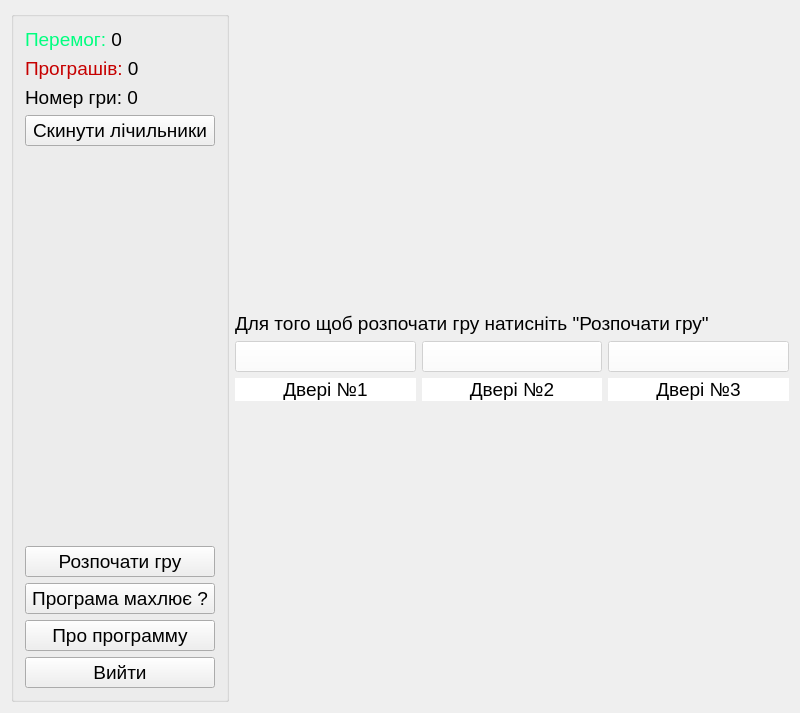
<?xml version="1.0" encoding="UTF-8"?>
<ui version="4.0">
 <class>MainWindow</class>
 <widget class="QMainWindow" name="MainWindow">
  <property name="geometry">
   <rect>
    <x>0</x>
    <y>0</y>
    <width>800</width>
    <height>713</height>
   </rect>
  </property>
  <property name="windowTitle">
   <string>Monty Hall Problem</string>
  </property>
  <widget class="QWidget" name="centralWidget">
   <layout class="QGridLayout" name="gridLayout_2">
    <item row="0" column="2">
     <spacer name="verticalSpacer_2">
      <property name="orientation">
       <enum>Qt::Vertical</enum>
      </property>
      <property name="sizeHint" stdset="0">
       <size>
        <width>20</width>
        <height>118</height>
       </size>
      </property>
     </spacer>
    </item>
    <item row="1" column="1" colspan="2">
     <layout class="QVBoxLayout" name="verticalLayout_2">
      <item>
       <widget class="QLabel" name="labelExplanation">
        <property name="font">
         <font>
          <pointsize>14</pointsize>
         </font>
        </property>
        <property name="text">
         <string>Для того щоб розпочати гру натисніть &quot;Розпочати гру&quot;</string>
        </property>
        <property name="wordWrap">
         <bool>true</bool>
        </property>
       </widget>
      </item>
      <item>
       <layout class="QHBoxLayout" name="horizontalLayout">
        <item>
         <widget class="QPushButton" name="pushButtonDoor1">
          <property name="enabled">
           <bool>false</bool>
          </property>
          <property name="font">
           <font>
            <pointsize>14</pointsize>
           </font>
          </property>
          <property name="styleSheet">
           <string notr="true">QPushButton{background-color: white;}</string>
          </property>
          <property name="text">
           <string/>
          </property>
          <property name="icon">
           <iconset resource="myfile.qrc">
            <normaloff>:/dir/door.jpg</normaloff>:/dir/door.jpg</iconset>
          </property>
          <property name="iconSize">
           <size>
            <width>161</width>
            <height>400</height>
           </size>
          </property>
         </widget>
        </item>
        <item>
         <widget class="QPushButton" name="pushButtonDoor2">
          <property name="enabled">
           <bool>false</bool>
          </property>
          <property name="font">
           <font>
            <pointsize>14</pointsize>
           </font>
          </property>
          <property name="styleSheet">
           <string notr="true">QPushButton{background-color: white;}</string>
          </property>
          <property name="text">
           <string/>
          </property>
          <property name="icon">
           <iconset resource="myfile.qrc">
            <normaloff>:/dir/door.jpg</normaloff>:/dir/door.jpg</iconset>
          </property>
          <property name="iconSize">
           <size>
            <width>161</width>
            <height>400</height>
           </size>
          </property>
         </widget>
        </item>
        <item>
         <widget class="QPushButton" name="pushButtonDoor3">
          <property name="enabled">
           <bool>false</bool>
          </property>
          <property name="font">
           <font>
            <pointsize>14</pointsize>
           </font>
          </property>
          <property name="styleSheet">
           <string notr="true">QPushButton{background-color: white;}</string>
          </property>
          <property name="text">
           <string/>
          </property>
          <property name="icon">
           <iconset resource="myfile.qrc">
            <normaloff>:/dir/door.jpg</normaloff>:/dir/door.jpg</iconset>
          </property>
          <property name="iconSize">
           <size>
            <width>161</width>
            <height>400</height>
           </size>
          </property>
         </widget>
        </item>
       </layout>
      </item>
     </layout>
    </item>
    <item row="3" column="2">
     <spacer name="verticalSpacer_3">
      <property name="orientation">
       <enum>Qt::Vertical</enum>
      </property>
      <property name="sizeHint" stdset="0">
       <size>
        <width>20</width>
        <height>87</height>
       </size>
      </property>
     </spacer>
    </item>
    <item row="0" column="0" rowspan="4">
     <widget class="QGroupBox" name="groupBox">
      <property name="sizePolicy">
       <sizepolicy hsizetype="Fixed" vsizetype="Preferred">
        <horstretch>0</horstretch>
        <verstretch>0</verstretch>
       </sizepolicy>
      </property>
      <property name="maximumSize">
       <size>
        <width>16777215</width>
        <height>16777215</height>
       </size>
      </property>
      <property name="title">
       <string/>
      </property>
      <layout class="QGridLayout" name="gridLayout">
       <item row="0" column="0">
        <layout class="QVBoxLayout" name="verticalLayout">
         <item>
          <widget class="QLabel" name="labelWin">
           <property name="sizePolicy">
            <sizepolicy hsizetype="Fixed" vsizetype="Preferred">
             <horstretch>0</horstretch>
             <verstretch>0</verstretch>
            </sizepolicy>
           </property>
           <property name="font">
            <font>
             <pointsize>14</pointsize>
            </font>
           </property>
           <property name="text">
            <string>&lt;html&gt;&lt;head/&gt;&lt;body&gt;&lt;p&gt;&lt;span style=&quot; color:#00ff7f;&quot;&gt;Перемог: &lt;/span&gt;0&lt;/p&gt;&lt;/body&gt;&lt;/html&gt;</string>
           </property>
          </widget>
         </item>
         <item>
          <widget class="QLabel" name="labelLoss">
           <property name="sizePolicy">
            <sizepolicy hsizetype="Fixed" vsizetype="Preferred">
             <horstretch>0</horstretch>
             <verstretch>0</verstretch>
            </sizepolicy>
           </property>
           <property name="font">
            <font>
             <pointsize>14</pointsize>
            </font>
           </property>
           <property name="text">
            <string>&lt;html&gt;&lt;head/&gt;&lt;body&gt;&lt;p&gt;&lt;span style=&quot; color:#c60000;&quot;&gt;Програшів: &lt;/span&gt;0&lt;/p&gt;&lt;/body&gt;&lt;/html&gt;</string>
           </property>
          </widget>
         </item>
         <item>
          <widget class="QLabel" name="labelTotal">
           <property name="font">
            <font>
             <pointsize>14</pointsize>
            </font>
           </property>
           <property name="text">
            <string>Номер гри: 0</string>
           </property>
          </widget>
         </item>
         <item>
          <widget class="QPushButton" name="pushButtonClear">
           <property name="sizePolicy">
            <sizepolicy hsizetype="Fixed" vsizetype="Fixed">
             <horstretch>0</horstretch>
             <verstretch>0</verstretch>
            </sizepolicy>
           </property>
           <property name="minimumSize">
            <size>
             <width>190</width>
             <height>0</height>
            </size>
           </property>
           <property name="font">
            <font>
             <pointsize>14</pointsize>
            </font>
           </property>
           <property name="text">
            <string>Скинути лічильники</string>
           </property>
          </widget>
         </item>
         <item>
          <spacer name="verticalSpacer">
           <property name="orientation">
            <enum>Qt::Vertical</enum>
           </property>
           <property name="sizeHint" stdset="0">
            <size>
             <width>20</width>
             <height>40</height>
            </size>
           </property>
          </spacer>
         </item>
         <item>
          <widget class="QPushButton" name="pushButtonStartGame">
           <property name="sizePolicy">
            <sizepolicy hsizetype="Fixed" vsizetype="Fixed">
             <horstretch>0</horstretch>
             <verstretch>0</verstretch>
            </sizepolicy>
           </property>
           <property name="minimumSize">
            <size>
             <width>190</width>
             <height>0</height>
            </size>
           </property>
           <property name="font">
            <font>
             <pointsize>14</pointsize>
            </font>
           </property>
           <property name="text">
            <string>Розпочати гру</string>
           </property>
          </widget>
         </item>
         <item>
          <widget class="QPushButton" name="pushButtonItDeception">
           <property name="sizePolicy">
            <sizepolicy hsizetype="Fixed" vsizetype="Fixed">
             <horstretch>0</horstretch>
             <verstretch>0</verstretch>
            </sizepolicy>
           </property>
           <property name="minimumSize">
            <size>
             <width>190</width>
             <height>0</height>
            </size>
           </property>
           <property name="font">
            <font>
             <pointsize>14</pointsize>
            </font>
           </property>
           <property name="text">
            <string>Програма махлює ?</string>
           </property>
          </widget>
         </item>
         <item>
          <widget class="QPushButton" name="pushButtonAbout">
           <property name="sizePolicy">
            <sizepolicy hsizetype="Fixed" vsizetype="Fixed">
             <horstretch>0</horstretch>
             <verstretch>0</verstretch>
            </sizepolicy>
           </property>
           <property name="minimumSize">
            <size>
             <width>190</width>
             <height>0</height>
            </size>
           </property>
           <property name="font">
            <font>
             <pointsize>14</pointsize>
            </font>
           </property>
           <property name="text">
            <string>Про программу</string>
           </property>
          </widget>
         </item>
         <item>
          <widget class="QPushButton" name="pushButtonExit">
           <property name="font">
            <font>
             <pointsize>14</pointsize>
            </font>
           </property>
           <property name="text">
            <string>Вийти</string>
           </property>
          </widget>
         </item>
        </layout>
       </item>
      </layout>
     </widget>
    </item>
    <item row="2" column="1" colspan="2">
     <layout class="QHBoxLayout" name="horizontalLayout_2">
      <item>
       <widget class="QLabel" name="labelDoor1">
        <property name="font">
         <font>
          <pointsize>14</pointsize>
         </font>
        </property>
        <property name="styleSheet">
         <string notr="true">QLabel{background-color: white;}</string>
        </property>
        <property name="text">
         <string>Двері №1</string>
        </property>
        <property name="alignment">
         <set>Qt::AlignCenter</set>
        </property>
       </widget>
      </item>
      <item>
       <widget class="QLabel" name="labelDoor2">
        <property name="font">
         <font>
          <pointsize>14</pointsize>
         </font>
        </property>
        <property name="styleSheet">
         <string notr="true">QLabel{background-color: white;}</string>
        </property>
        <property name="text">
         <string>Двері №2</string>
        </property>
        <property name="alignment">
         <set>Qt::AlignCenter</set>
        </property>
       </widget>
      </item>
      <item>
       <widget class="QLabel" name="labelDoor3">
        <property name="font">
         <font>
          <pointsize>14</pointsize>
         </font>
        </property>
        <property name="styleSheet">
         <string notr="true">QLabel{background-color: white;}</string>
        </property>
        <property name="text">
         <string>Двері №3</string>
        </property>
        <property name="alignment">
         <set>Qt::AlignCenter</set>
        </property>
       </widget>
      </item>
     </layout>
    </item>
   </layout>
  </widget>
 </widget>
 <layoutdefault spacing="6" margin="11"/>
 <resources>
  <include location="myfile.qrc"/>
 </resources>
 <connections/>
</ui>
